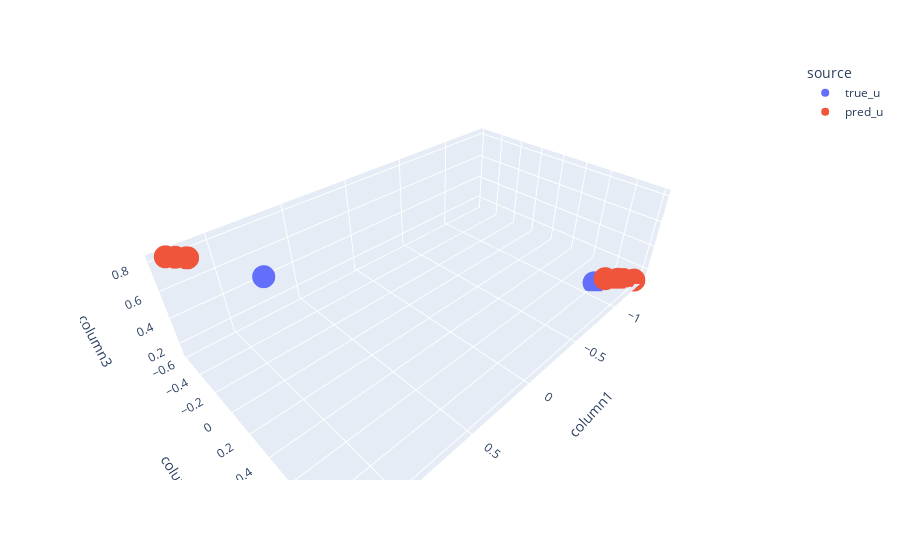

Here is the notebook cell this chart was saved with:
### Code cell
plot3d_u(normal_dataset.U, 
         (learner_two.us_groups @ learner_two.softmax(learner_two.unconstrained_weights)).detach().numpy())

### Figure 1 — Plotly figure (JSON) as saved in the notebook; plotly's stock layout.template omitted (floating-point values rounded to 4 significant figures)
{"data": [{"hovertemplate": "source=true_u<br>column1=%{x}<br>column2=%{y}<br>column3=%{z}<extra></extra>", "legendgroup": "true_u", "marker": {"color": "#636efa", "symbol": "circle"}, "mode": "markers", "name": "true_u", "scene": "scene", "showlegend": true, "type": "scatter3d", "x": [-1.087, -1.087, -1.087, 0.7925, 0.7925, 0.7925, -1.087, 0.7925, 0.7925, -1.087], "y": [0.8092, 0.8092, 0.8092, -0.4519, -0.4519, -0.4519, 0.8092, -0.4519, -0.4519, 0.8092], "z": [0.1438, 0.1438, 0.1438, 0.5162, 0.5162, 0.5162, 0.1438, 0.5162, 0.5162, 0.1438]}, {"hovertemplate": "source=pred_u<br>column1=%{x}<br>column2=%{y}<br>column3=%{z}<extra></extra>", "legendgroup": "pred_u", "marker": {"color": "#EF553B", "symbol": "circle"}, "mode": "markers", "name": "pred_u", "scene": "scene", "showlegend": true, "type": "scatter3d", "x": [-1.361, -1.277, -1.241, 1.16, 1.21, 1.25, -1.283, 1.164, 1.158, -1.148], "y": [0.9849, 0.9343, 0.9129, -0.5208, -0.5511, -0.5749, 0.9383, -0.5235, -0.5202, 0.8572], "z": [0.1168, 0.1396, 0.1493, 0.7979, 0.8115, 0.8223, 0.1378, 0.7991, 0.7975, 0.1745]}], "layout": {"legend": {"title": {"text": "source"}, "tracegroupgap": 0}, "margin": {"t": 60}, "scene": {"domain": {"x": [0, 1], "y": [0, 1]}, "xaxis": {"title": {"text": "column1"}}, "yaxis": {"title": {"text": "column2"}}, "zaxis": {"title": {"text": "column3"}}}}}
